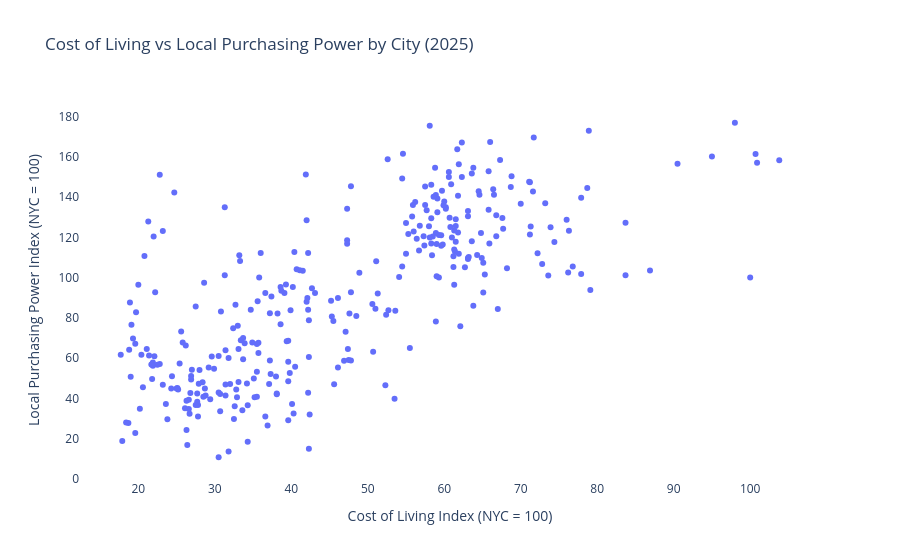

The notebook cell this image was saved under:
### Code cell
# 8.8 Cost vs purchasing power scatter: 2025 snapshot
fig = px.scatter(
    latest,
    x='Cost of Living Index',
    y='Local Purchasing Power Index',
    hover_name='City',
    title='Cost of Living vs Local Purchasing Power by City (2025)',
    labels={
        'Cost of Living Index': 'Cost of Living Index (NYC = 100)',
        'Local Purchasing Power Index': 'Local Purchasing Power Index (NYC = 100)'
    }
)
fig.update_layout(plot_bgcolor='white', paper_bgcolor='white')
fig.show()

### Figure 1 — Plotly figure (JSON) as saved in the notebook; plotly's stock layout.template omitted (floating-point values rounded to 4 significant figures; data arrays with more than 128 entries replaced by an {"elided": "..."} marker saying what was removed)
{"data": [{"hovertemplate": "<b>%{hovertext}</b><br><br>Cost of Living Index (NYC = 100)=%{x}<br>Local Purchasing Power Index (NYC = 100)=%{y}<extra></extra>", "hovertext": {"elided": "327 str values"}, "legendgroup": "", "marker": {"color": "#636efa", "symbol": "circle"}, "mode": "markers", "name": "", "orientation": "v", "showlegend": false, "type": "scatter", "x": {"elided": "327 float values"}, "xaxis": "x", "y": {"elided": "327 float values"}, "yaxis": "y"}], "layout": {"legend": {"tracegroupgap": 0}, "paper_bgcolor": "white", "plot_bgcolor": "white", "title": {"text": "Cost of Living vs Local Purchasing Power by City (2025)"}, "xaxis": {"anchor": "y", "domain": [0, 1], "title": {"text": "Cost of Living Index (NYC = 100)"}}, "yaxis": {"anchor": "x", "domain": [0, 1], "title": {"text": "Local Purchasing Power Index (NYC = 100)"}}}}
